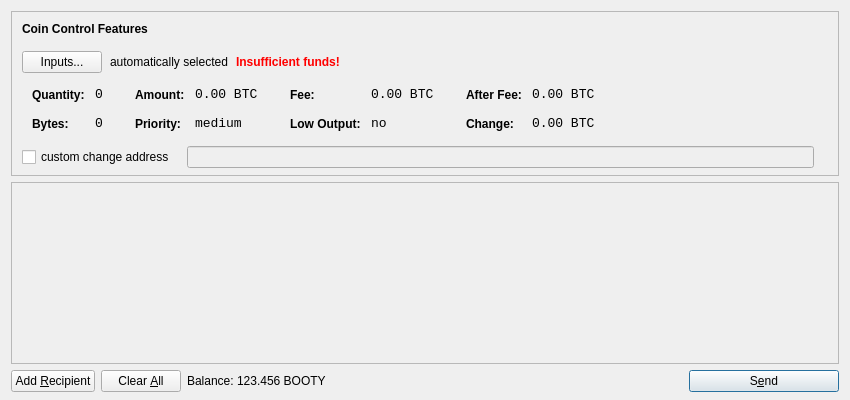
<?xml version="1.0" encoding="UTF-8"?>
<ui version="4.0">
 <class>SendCoinsDialog</class>
 <widget class="QDialog" name="SendCoinsDialog">
  <property name="geometry">
   <rect>
    <x>0</x>
    <y>0</y>
    <width>850</width>
    <height>400</height>
   </rect>
  </property>
  <property name="windowTitle">
   <string>Send Coins</string>
  </property>
  <layout class="QVBoxLayout" name="verticalLayout" stretch="0,1,0">
   <property name="bottomMargin">
    <number>8</number>
   </property>
   <item>
    <widget class="QFrame" name="frameCoinControl">
     <property name="sizePolicy">
      <sizepolicy hsizetype="Expanding" vsizetype="Expanding">
       <horstretch>0</horstretch>
       <verstretch>0</verstretch>
      </sizepolicy>
     </property>
     <property name="maximumSize">
      <size>
       <width>16777215</width>
       <height>16777215</height>
      </size>
     </property>
     <property name="frameShape">
      <enum>QFrame::StyledPanel</enum>
     </property>
     <property name="frameShadow">
      <enum>QFrame::Sunken</enum>
     </property>
     <layout class="QVBoxLayout" name="verticalLayoutCoinControl2">
      <property name="spacing">
       <number>-1</number>
      </property>
      <property name="leftMargin">
       <number>0</number>
      </property>
      <property name="topMargin">
       <number>0</number>
      </property>
      <property name="rightMargin">
       <number>0</number>
      </property>
      <property name="bottomMargin">
       <number>6</number>
      </property>
      <item>
       <layout class="QVBoxLayout" name="verticalLayoutCoinControl" stretch="0,0,0,0,1">
        <property name="spacing">
         <number>0</number>
        </property>
        <property name="leftMargin">
         <number>10</number>
        </property>
        <property name="topMargin">
         <number>10</number>
        </property>
        <item>
         <layout class="QHBoxLayout" name="horizontalLayoutCoinControl1">
          <property name="bottomMargin">
           <number>15</number>
          </property>
          <item>
           <widget class="QLabel" name="labelCoinControlFeatures">
            <property name="sizePolicy">
             <sizepolicy hsizetype="Preferred" vsizetype="Maximum">
              <horstretch>0</horstretch>
              <verstretch>0</verstretch>
             </sizepolicy>
            </property>
            <property name="font">
             <font>
              <weight>75</weight>
              <bold>true</bold>
             </font>
            </property>
            <property name="styleSheet">
             <string notr="true">font-weight:bold;</string>
            </property>
            <property name="text">
             <string>Coin Control Features</string>
            </property>
           </widget>
          </item>
         </layout>
        </item>
        <item>
         <layout class="QHBoxLayout" name="horizontalLayoutCoinControl2" stretch="0,0,0,0">
          <property name="spacing">
           <number>8</number>
          </property>
          <property name="bottomMargin">
           <number>10</number>
          </property>
          <item>
           <widget class="QPushButton" name="pushButtonCoinControl">
            <property name="styleSheet">
             <string notr="true"/>
            </property>
            <property name="text">
             <string>Inputs...</string>
            </property>
           </widget>
          </item>
          <item>
           <widget class="QLabel" name="labelCoinControlAutomaticallySelected">
            <property name="text">
             <string>automatically selected</string>
            </property>
            <property name="margin">
             <number>5</number>
            </property>
           </widget>
          </item>
          <item>
           <widget class="QLabel" name="labelCoinControlInsuffFunds">
            <property name="font">
             <font>
              <weight>75</weight>
              <bold>true</bold>
             </font>
            </property>
            <property name="styleSheet">
             <string notr="true">color:red;font-weight:bold;</string>
            </property>
            <property name="text">
             <string>Insufficient funds!</string>
            </property>
            <property name="margin">
             <number>5</number>
            </property>
           </widget>
          </item>
          <item>
           <spacer name="horizontalSpacerCoinControl">
            <property name="orientation">
             <enum>Qt::Horizontal</enum>
            </property>
            <property name="sizeHint" stdset="0">
             <size>
              <width>40</width>
              <height>1</height>
             </size>
            </property>
           </spacer>
          </item>
         </layout>
        </item>
        <item>
         <widget class="QWidget" name="widgetCoinControl" native="true">
          <property name="sizePolicy">
           <sizepolicy hsizetype="Preferred" vsizetype="Preferred">
            <horstretch>0</horstretch>
            <verstretch>0</verstretch>
           </sizepolicy>
          </property>
          <property name="minimumSize">
           <size>
            <width>0</width>
            <height>0</height>
           </size>
          </property>
          <property name="styleSheet">
           <string notr="true"/>
          </property>
          <layout class="QHBoxLayout" name="horizontalLayoutCoinControl5">
           <property name="margin">
            <number>0</number>
           </property>
           <item>
            <layout class="QHBoxLayout" name="horizontalLayoutCoinControl3" stretch="0,0,0,1">
             <property name="spacing">
              <number>20</number>
             </property>
             <property name="topMargin">
              <number>0</number>
             </property>
             <property name="bottomMargin">
              <number>10</number>
             </property>
             <item>
              <layout class="QFormLayout" name="formLayoutCoinControl1">
               <property name="horizontalSpacing">
                <number>10</number>
               </property>
               <property name="verticalSpacing">
                <number>14</number>
               </property>
               <property name="leftMargin">
                <number>10</number>
               </property>
               <property name="topMargin">
                <number>4</number>
               </property>
               <property name="rightMargin">
                <number>6</number>
               </property>
               <item row="0" column="0">
                <widget class="QLabel" name="labelCoinControlQuantityText">
                 <property name="styleSheet">
                  <string notr="true">font-weight:bold;</string>
                 </property>
                 <property name="text">
                  <string>Quantity:</string>
                 </property>
                 <property name="margin">
                  <number>0</number>
                 </property>
                </widget>
               </item>
               <item row="0" column="1">
                <widget class="QLabel" name="labelCoinControlQuantity">
                 <property name="font">
                  <font>
                   <family>Monospace</family>
                   <pointsize>10</pointsize>
                  </font>
                 </property>
                 <property name="cursor">
                  <cursorShape>IBeamCursor</cursorShape>
                 </property>
                 <property name="contextMenuPolicy">
                  <enum>Qt::ActionsContextMenu</enum>
                 </property>
                 <property name="text">
                  <string notr="true">0</string>
                 </property>
                 <property name="margin">
                  <number>0</number>
                 </property>
                 <property name="textInteractionFlags">
                  <set>Qt::LinksAccessibleByMouse|Qt::TextSelectableByKeyboard|Qt::TextSelectableByMouse</set>
                 </property>
                </widget>
               </item>
               <item row="1" column="0">
                <widget class="QLabel" name="labelCoinControlBytesText">
                 <property name="styleSheet">
                  <string notr="true">font-weight:bold;</string>
                 </property>
                 <property name="text">
                  <string>Bytes:</string>
                 </property>
                </widget>
               </item>
               <item row="1" column="1">
                <widget class="QLabel" name="labelCoinControlBytes">
                 <property name="font">
                  <font>
                   <family>Monospace</family>
                   <pointsize>10</pointsize>
                  </font>
                 </property>
                 <property name="cursor">
                  <cursorShape>IBeamCursor</cursorShape>
                 </property>
                 <property name="contextMenuPolicy">
                  <enum>Qt::ActionsContextMenu</enum>
                 </property>
                 <property name="text">
                  <string notr="true">0</string>
                 </property>
                 <property name="textInteractionFlags">
                  <set>Qt::LinksAccessibleByMouse|Qt::TextSelectableByKeyboard|Qt::TextSelectableByMouse</set>
                 </property>
                </widget>
               </item>
              </layout>
             </item>
             <item>
              <layout class="QFormLayout" name="formLayoutCoinControl2">
               <property name="horizontalSpacing">
                <number>10</number>
               </property>
               <property name="verticalSpacing">
                <number>14</number>
               </property>
               <property name="leftMargin">
                <number>6</number>
               </property>
               <property name="topMargin">
                <number>4</number>
               </property>
               <property name="rightMargin">
                <number>6</number>
               </property>
               <item row="0" column="0">
                <widget class="QLabel" name="labelCoinControlAmountText">
                 <property name="styleSheet">
                  <string notr="true">font-weight:bold;</string>
                 </property>
                 <property name="text">
                  <string>Amount:</string>
                 </property>
                 <property name="margin">
                  <number>0</number>
                 </property>
                </widget>
               </item>
               <item row="0" column="1">
                <widget class="QLabel" name="labelCoinControlAmount">
                 <property name="font">
                  <font>
                   <family>Monospace</family>
                   <pointsize>10</pointsize>
                  </font>
                 </property>
                 <property name="cursor">
                  <cursorShape>IBeamCursor</cursorShape>
                 </property>
                 <property name="contextMenuPolicy">
                  <enum>Qt::ActionsContextMenu</enum>
                 </property>
                 <property name="text">
                  <string notr="true">0.00 BTC</string>
                 </property>
                 <property name="textInteractionFlags">
                  <set>Qt::LinksAccessibleByMouse|Qt::TextSelectableByKeyboard|Qt::TextSelectableByMouse</set>
                 </property>
                </widget>
               </item>
               <item row="1" column="0">
                <widget class="QLabel" name="labelCoinControlPriorityText">
                 <property name="styleSheet">
                  <string notr="true">font-weight:bold;</string>
                 </property>
                 <property name="text">
                  <string>Priority:</string>
                 </property>
                </widget>
               </item>
               <item row="1" column="1">
                <widget class="QLabel" name="labelCoinControlPriority">
                 <property name="font">
                  <font>
                   <family>Monospace</family>
                   <pointsize>10</pointsize>
                  </font>
                 </property>
                 <property name="cursor">
                  <cursorShape>IBeamCursor</cursorShape>
                 </property>
                 <property name="contextMenuPolicy">
                  <enum>Qt::ActionsContextMenu</enum>
                 </property>
                 <property name="text">
                  <string>medium</string>
                 </property>
                 <property name="textInteractionFlags">
                  <set>Qt::LinksAccessibleByMouse|Qt::TextSelectableByKeyboard|Qt::TextSelectableByMouse</set>
                 </property>
                </widget>
               </item>
              </layout>
             </item>
             <item>
              <layout class="QFormLayout" name="formLayoutCoinControl3">
               <property name="horizontalSpacing">
                <number>10</number>
               </property>
               <property name="verticalSpacing">
                <number>14</number>
               </property>
               <property name="leftMargin">
                <number>6</number>
               </property>
               <property name="topMargin">
                <number>4</number>
               </property>
               <property name="rightMargin">
                <number>6</number>
               </property>
               <item row="0" column="0">
                <widget class="QLabel" name="labelCoinControlFeeText">
                 <property name="styleSheet">
                  <string notr="true">font-weight:bold;</string>
                 </property>
                 <property name="text">
                  <string>Fee:</string>
                 </property>
                 <property name="margin">
                  <number>0</number>
                 </property>
                </widget>
               </item>
               <item row="0" column="1">
                <widget class="QLabel" name="labelCoinControlFee">
                 <property name="font">
                  <font>
                   <family>Monospace</family>
                   <pointsize>10</pointsize>
                  </font>
                 </property>
                 <property name="cursor">
                  <cursorShape>IBeamCursor</cursorShape>
                 </property>
                 <property name="contextMenuPolicy">
                  <enum>Qt::ActionsContextMenu</enum>
                 </property>
                 <property name="text">
                  <string notr="true">0.00 BTC</string>
                 </property>
                 <property name="textInteractionFlags">
                  <set>Qt::LinksAccessibleByMouse|Qt::TextSelectableByKeyboard|Qt::TextSelectableByMouse</set>
                 </property>
                </widget>
               </item>
               <item row="1" column="0">
                <widget class="QLabel" name="labelCoinControlLowOutputText">
                 <property name="styleSheet">
                  <string notr="true">font-weight:bold;</string>
                 </property>
                 <property name="text">
                  <string>Low Output:</string>
                 </property>
                </widget>
               </item>
               <item row="1" column="1">
                <widget class="QLabel" name="labelCoinControlLowOutput">
                 <property name="font">
                  <font>
                   <family>Monospace</family>
                   <pointsize>10</pointsize>
                  </font>
                 </property>
                 <property name="cursor">
                  <cursorShape>IBeamCursor</cursorShape>
                 </property>
                 <property name="contextMenuPolicy">
                  <enum>Qt::ActionsContextMenu</enum>
                 </property>
                 <property name="text">
                  <string>no</string>
                 </property>
                 <property name="textInteractionFlags">
                  <set>Qt::LinksAccessibleByMouse|Qt::TextSelectableByKeyboard|Qt::TextSelectableByMouse</set>
                 </property>
                </widget>
               </item>
              </layout>
             </item>
             <item>
              <layout class="QFormLayout" name="formLayoutCoinControl4">
               <property name="horizontalSpacing">
                <number>10</number>
               </property>
               <property name="verticalSpacing">
                <number>14</number>
               </property>
               <property name="leftMargin">
                <number>6</number>
               </property>
               <property name="topMargin">
                <number>4</number>
               </property>
               <property name="rightMargin">
                <number>6</number>
               </property>
               <item row="0" column="0">
                <widget class="QLabel" name="labelCoinControlAfterFeeText">
                 <property name="styleSheet">
                  <string notr="true">font-weight:bold;</string>
                 </property>
                 <property name="text">
                  <string>After Fee:</string>
                 </property>
                 <property name="margin">
                  <number>0</number>
                 </property>
                </widget>
               </item>
               <item row="0" column="1">
                <widget class="QLabel" name="labelCoinControlAfterFee">
                 <property name="font">
                  <font>
                   <family>Monospace</family>
                   <pointsize>10</pointsize>
                  </font>
                 </property>
                 <property name="cursor">
                  <cursorShape>IBeamCursor</cursorShape>
                 </property>
                 <property name="contextMenuPolicy">
                  <enum>Qt::ActionsContextMenu</enum>
                 </property>
                 <property name="text">
                  <string notr="true">0.00 BTC</string>
                 </property>
                 <property name="textInteractionFlags">
                  <set>Qt::LinksAccessibleByMouse|Qt::TextSelectableByKeyboard|Qt::TextSelectableByMouse</set>
                 </property>
                </widget>
               </item>
               <item row="1" column="0">
                <widget class="QLabel" name="labelCoinControlChangeText">
                 <property name="styleSheet">
                  <string notr="true">font-weight:bold;</string>
                 </property>
                 <property name="text">
                  <string>Change:</string>
                 </property>
                </widget>
               </item>
               <item row="1" column="1">
                <widget class="QLabel" name="labelCoinControlChange">
                 <property name="font">
                  <font>
                   <family>Monospace</family>
                   <pointsize>10</pointsize>
                  </font>
                 </property>
                 <property name="cursor">
                  <cursorShape>IBeamCursor</cursorShape>
                 </property>
                 <property name="contextMenuPolicy">
                  <enum>Qt::ActionsContextMenu</enum>
                 </property>
                 <property name="text">
                  <string notr="true">0.00 BTC</string>
                 </property>
                 <property name="textInteractionFlags">
                  <set>Qt::LinksAccessibleByMouse|Qt::TextSelectableByKeyboard|Qt::TextSelectableByMouse</set>
                 </property>
                </widget>
               </item>
              </layout>
             </item>
            </layout>
           </item>
          </layout>
         </widget>
        </item>
        <item>
         <layout class="QHBoxLayout" name="horizontalLayoutCoinControl4" stretch="0,0,0">
          <property name="spacing">
           <number>12</number>
          </property>
          <property name="sizeConstraint">
           <enum>QLayout::SetDefaultConstraint</enum>
          </property>
          <property name="topMargin">
           <number>5</number>
          </property>
          <property name="rightMargin">
           <number>5</number>
          </property>
          <item>
           <widget class="QCheckBox" name="checkBoxCoinControlChange">
            <property name="text">
             <string>custom change address</string>
            </property>
           </widget>
          </item>
          <item>
           <widget class="QLineEdit" name="lineEditCoinControlChange">
            <property name="enabled">
             <bool>false</bool>
            </property>
            <property name="sizePolicy">
             <sizepolicy hsizetype="Expanding" vsizetype="Fixed">
              <horstretch>0</horstretch>
              <verstretch>0</verstretch>
             </sizepolicy>
            </property>
           </widget>
          </item>
          <item>
           <widget class="QLabel" name="labelCoinControlChangeLabel">
            <property name="sizePolicy">
             <sizepolicy hsizetype="Preferred" vsizetype="Expanding">
              <horstretch>0</horstretch>
              <verstretch>0</verstretch>
             </sizepolicy>
            </property>
            <property name="minimumSize">
             <size>
              <width>0</width>
              <height>0</height>
             </size>
            </property>
            <property name="text">
             <string/>
            </property>
            <property name="margin">
             <number>3</number>
            </property>
           </widget>
          </item>
         </layout>
        </item>
        <item>
         <spacer name="verticalSpacerCoinControl">
          <property name="orientation">
           <enum>Qt::Vertical</enum>
          </property>
          <property name="sizeHint" stdset="0">
           <size>
            <width>800</width>
            <height>1</height>
           </size>
          </property>
         </spacer>
        </item>
       </layout>
      </item>
     </layout>
    </widget>
   </item>
   <item>
    <widget class="QScrollArea" name="scrollArea">
     <property name="widgetResizable">
      <bool>true</bool>
     </property>
     <widget class="QWidget" name="scrollAreaWidgetContents">
      <property name="geometry">
       <rect>
        <x>0</x>
        <y>0</y>
        <width>830</width>
        <height>165</height>
       </rect>
      </property>
      <layout class="QVBoxLayout" name="verticalLayout_2">
       <property name="margin">
        <number>0</number>
       </property>
       <item>
        <layout class="QVBoxLayout" name="entries">
         <property name="spacing">
          <number>6</number>
         </property>
        </layout>
       </item>
       <item>
        <spacer name="verticalSpacer">
         <property name="orientation">
          <enum>Qt::Vertical</enum>
         </property>
         <property name="sizeHint" stdset="0">
          <size>
           <width>20</width>
           <height>40</height>
          </size>
         </property>
        </spacer>
       </item>
      </layout>
     </widget>
    </widget>
   </item>
   <item>
    <layout class="QHBoxLayout" name="horizontalLayout">
     <item>
      <widget class="QPushButton" name="addButton">
       <property name="toolTip">
        <string>Send to multiple recipients at once</string>
       </property>
       <property name="text">
        <string>Add &amp;Recipient</string>
       </property>
       <property name="icon">
        <iconset resource="../bitcoin.qrc">
         <normaloff>:/icons/add</normaloff>:/icons/add</iconset>
       </property>
       <property name="autoDefault">
        <bool>false</bool>
       </property>
      </widget>
     </item>
     <item>
      <widget class="QPushButton" name="clearButton">
       <property name="sizePolicy">
        <sizepolicy hsizetype="Minimum" vsizetype="Fixed">
         <horstretch>0</horstretch>
         <verstretch>0</verstretch>
        </sizepolicy>
       </property>
       <property name="toolTip">
        <string>Remove all transaction fields</string>
       </property>
       <property name="text">
        <string>Clear &amp;All</string>
       </property>
       <property name="icon">
        <iconset resource="../bitcoin.qrc">
         <normaloff>:/icons/remove</normaloff>:/icons/remove</iconset>
       </property>
       <property name="autoRepeatDelay">
        <number>300</number>
       </property>
       <property name="autoDefault">
        <bool>false</bool>
       </property>
      </widget>
     </item>
     <item>
      <layout class="QHBoxLayout" name="horizontalLayout_2">
       <property name="spacing">
        <number>3</number>
       </property>
       <item>
        <widget class="QLabel" name="label">
         <property name="text">
          <string>Balance:</string>
         </property>
        </widget>
       </item>
       <item>
        <widget class="QLabel" name="labelBalance">
         <property name="cursor">
          <cursorShape>IBeamCursor</cursorShape>
         </property>
         <property name="text">
          <string>123.456 BOOTY</string>
         </property>
         <property name="textInteractionFlags">
          <set>Qt::LinksAccessibleByMouse|Qt::TextSelectableByKeyboard|Qt::TextSelectableByMouse</set>
         </property>
        </widget>
       </item>
      </layout>
     </item>
     <item>
      <spacer name="horizontalSpacer">
       <property name="orientation">
        <enum>Qt::Horizontal</enum>
       </property>
       <property name="sizeHint" stdset="0">
        <size>
         <width>40</width>
         <height>20</height>
        </size>
       </property>
      </spacer>
     </item>
     <item>
      <widget class="QPushButton" name="sendButton">
       <property name="minimumSize">
        <size>
         <width>150</width>
         <height>0</height>
        </size>
       </property>
       <property name="toolTip">
        <string>Confirm the send action</string>
       </property>
       <property name="text">
        <string>S&amp;end</string>
       </property>
       <property name="icon">
        <iconset resource="../bitcoin.qrc">
         <normaloff>:/icons/send</normaloff>:/icons/send</iconset>
       </property>
       <property name="default">
        <bool>true</bool>
       </property>
      </widget>
     </item>
    </layout>
   </item>
  </layout>
 </widget>
 <resources>
  <include location="../bitcoin.qrc"/>
 </resources>
 <connections/>
</ui>
